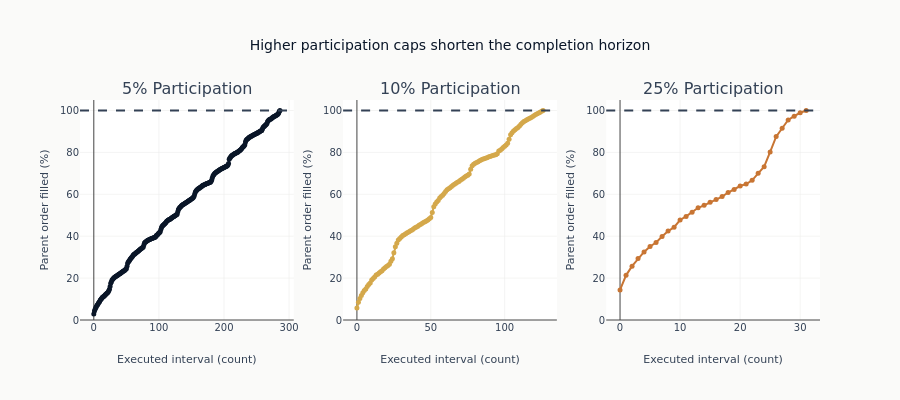

The notebook cell saved with this chart:
### Markdown cell above
### Plot Completion Paths by Participation Limit

### Code cell
fig = make_subplots(
    rows=1,
    cols=3,
    subplot_titles=["5% Participation", "10% Participation", "25% Participation"],
)

colors = [COLORS["blue"], COLORS["amber"], COLORS["copper"]]

for i, (rate, df) in enumerate(results.items()):
    if df.height == 0:
        continue
    fig.add_scatter(
        x=df["bar"].to_list(),
        y=df["pct_complete"].to_list(),
        mode="lines+markers",
        name=f"{rate:.0%}",
        line=dict(color=colors[i], width=2),
        marker=dict(size=5),
        row=1,
        col=i + 1,
    )
    fig.add_hline(
        y=100,
        line_dash="dash",
        line_color=COLORS["neutral"],
        row=1,
        col=i + 1,
    )

fig.update_xaxes(title_text="Executed interval (count)")
fig.update_yaxes(title_text="Parent order filled (%)", range=[0, 105])
fig.update_layout(
    title="Higher participation caps shorten the completion horizon",
    height=400,
    showlegend=False,
)
fig.show()

### Figure 1 — Plotly figure (JSON) as saved in the notebook; plotly's stock layout.template omitted (floating-point values rounded to 4 significant figures; data arrays with more than 128 entries replaced by an {"elided": "..."} marker saying what was removed)
{"data": [{"line": {"color": "#0a1628", "width": 2}, "marker": {"size": 5}, "mode": "lines+markers", "name": "5%", "type": "scatter", "x": {"elided": "287 int values"}, "xaxis": "x", "y": {"elided": "287 float values"}, "yaxis": "y"}, {"line": {"color": "#D4A84B", "width": 2}, "marker": {"size": 5}, "mode": "lines+markers", "name": "10%", "type": "scatter", "x": [0, 1, 2, 3, 4, 5, 6, 7, 8, 9, 10, 11, 12, 13, 14, 15, 16, 17, 18, 19, 20, 21, 22, 23, 24, 25, 26, 27, 28, 29, 30, 31, 32, 33, 34, 35, 36, 37, 38, 39, 40, 41, 42, 43, 44, 45, 46, 47, 48, 49, 50, 51, 52, 53, 54, 55, 56, 57, 58, 59, 60, 61, 62, 63, 64, 65, 66, 67, 68, 69, 70, 71, 72, 73, 74, 75, 76, 77, 78, 79, 80, 81, 82, 83, 84, 85, 86, 87, 88, 89, 90, 91, 92, 93, 94, 95, 96, 97, 98, 99, 100, 101, 102, 103, 104, 105, 106, 107, 108, 109, 110, 111, 112, 113, 114, 115, 116, 117, 118, 119, 120, 121, 122, 123, 124, 125, 126], "xaxis": "x2", "y": [5.734, 8.528, 10.28, 11.73, 12.99, 14.03, 14.8, 15.95, 16.99, 17.71, 19.09, 19.77, 20.57, 21.42, 21.88, 22.46, 23.02, 23.56, 24.34, 24.9, 25.58, 25.97, 26.67, 28.0, 29.27, 32.09, 35.01, 36.6, 38.19, 38.91, 39.56, 40.29, 40.74, 41.2, 41.67, 42.05, 42.51, 42.89, 43.34, 43.95, 44.25, 44.63, 45.2, 45.59, 46.06, 46.48, 46.87, 47.29, 47.67, 48.35, 48.91, 51.27, 54.05, 55.36, 56.27, 57.0, 58.17, 58.94, 59.58, 60.39, 61.38, 62.19, 62.7, 63.11, 63.71, 64.27, 64.74, 65.22, 65.71, 66.13, 66.75, 67.21, 67.71, 68.31, 68.69, 69.12, 69.67, 71.94, 73.64, 74.29, 74.76, 75.23, 75.58, 76.01, 76.36, 76.68, 76.95, 77.21, 77.49, 77.81, 78.08, 78.33, 78.55, 78.72, 78.9, 79.35, 80.61, 80.99, 81.63, 82.36, 82.96, 83.5, 84.32, 86.29, 88.41, 89.41, 90.19, 90.8, 91.36, 91.92, 92.62, 93.42, 94.14, 94.69, 95.12, 95.6, 95.93, 96.24, 96.68, 97.14, 97.55, 98.03, 98.48, 98.85, 99.19, 99.59, 100.0], "yaxis": "y2"}, {"line": {"color": "#C87533", "width": 2}, "marker": {"size": 5}, "mode": "lines+markers", "name": "25%", "type": "scatter", "x": [0, 1, 2, 3, 4, 5, 6, 7, 8, 9, 10, 11, 12, 13, 14, 15, 16, 17, 18, 19, 20, 21, 22, 23, 24, 25, 26, 27, 28, 29, 30, 31], "xaxis": "x3", "y": [14.34, 21.32, 25.71, 29.31, 32.48, 35.09, 37.0, 39.87, 42.46, 44.27, 47.72, 49.43, 51.43, 53.55, 54.71, 56.15, 57.54, 58.9, 60.84, 62.25, 63.94, 64.92, 66.66, 70.01, 73.17, 80.22, 87.53, 91.5, 95.47, 97.28, 98.91, 100.0], "yaxis": "y3"}], "layout": {"annotations": [{"font": {"size": 16}, "showarrow": false, "text": "5% Participation", "x": 0.1444, "xanchor": "center", "xref": "paper", "y": 1.0, "yanchor": "bottom", "yref": "paper"}, {"font": {"size": 16}, "showarrow": false, "text": "10% Participation", "x": 0.5, "xanchor": "center", "xref": "paper", "y": 1.0, "yanchor": "bottom", "yref": "paper"}, {"font": {"size": 16}, "showarrow": false, "text": "25% Participation", "x": 0.8556, "xanchor": "center", "xref": "paper", "y": 1.0, "yanchor": "bottom", "yref": "paper"}], "height": 400, "shapes": [{"line": {"color": "#334155", "dash": "dash"}, "type": "line", "x0": 0, "x1": 1, "xref": "x domain", "y0": 100, "y1": 100, "yref": "y"}, {"line": {"color": "#334155", "dash": "dash"}, "type": "line", "x0": 0, "x1": 1, "xref": "x2 domain", "y0": 100, "y1": 100, "yref": "y2"}, {"line": {"color": "#334155", "dash": "dash"}, "type": "line", "x0": 0, "x1": 1, "xref": "x3 domain", "y0": 100, "y1": 100, "yref": "y3"}], "showlegend": false, "title": {"text": "Higher participation caps shorten the completion horizon"}, "xaxis": {"anchor": "y", "domain": [0.0, 0.2889], "title": {"text": "Executed interval (count)"}}, "xaxis2": {"anchor": "y2", "domain": [0.3556, 0.6444], "title": {"text": "Executed interval (count)"}}, "xaxis3": {"anchor": "y3", "domain": [0.7111, 1.0], "title": {"text": "Executed interval (count)"}}, "yaxis": {"anchor": "x", "domain": [0.0, 1.0], "range": [0, 105], "title": {"text": "Parent order filled (%)"}}, "yaxis2": {"anchor": "x2", "domain": [0.0, 1.0], "range": [0, 105], "title": {"text": "Parent order filled (%)"}}, "yaxis3": {"anchor": "x3", "domain": [0.0, 1.0], "range": [0, 105], "title": {"text": "Parent order filled (%)"}}}}
